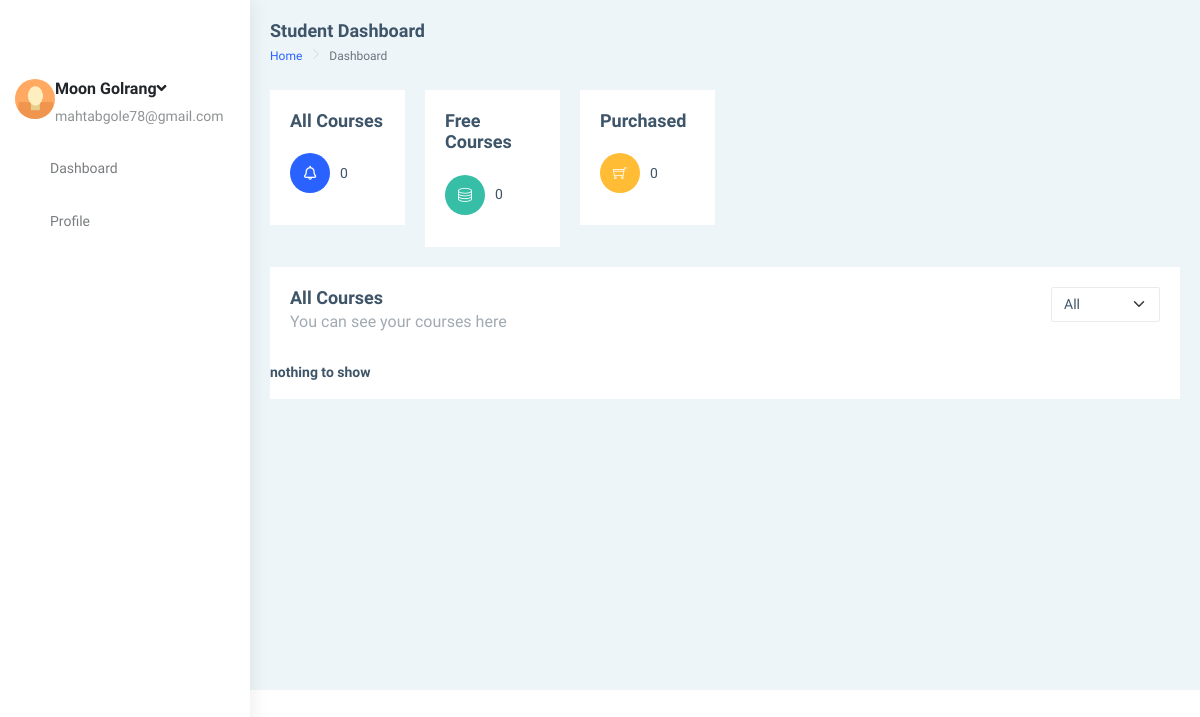
Page /accounts/userdashbord/main (signed in) on the earlier database version.
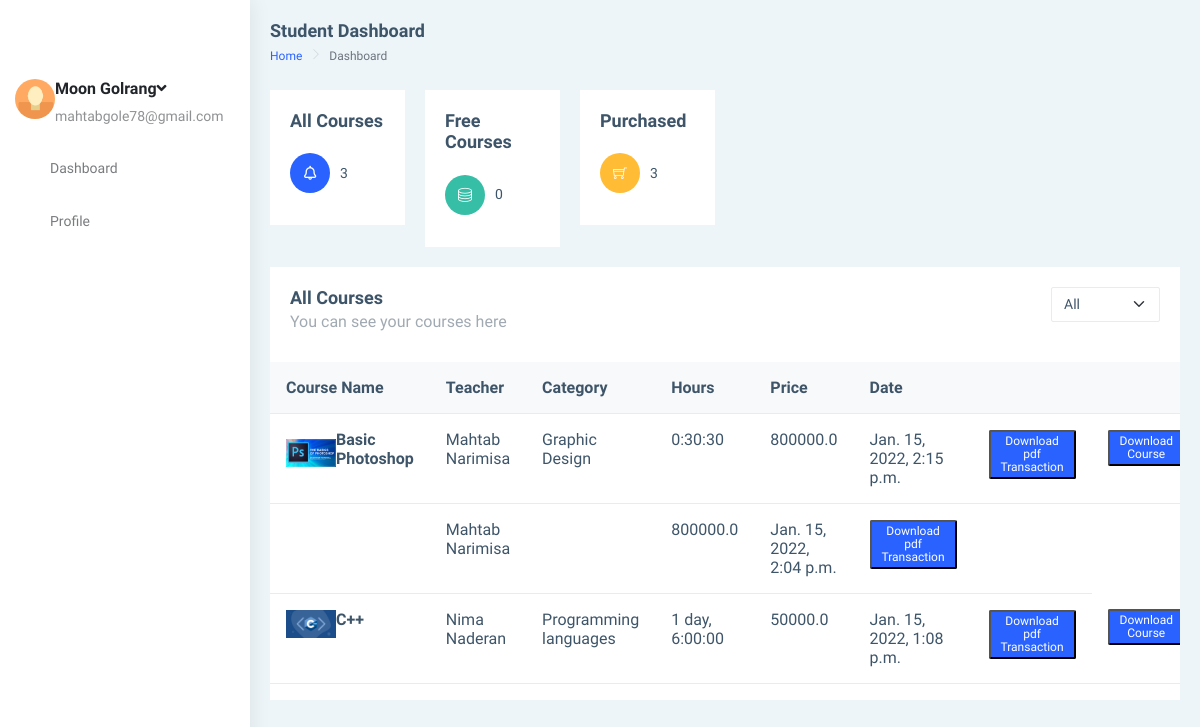
Same page on the later database version.
### mainSite/models.py (models this page shows, shortened)
class Course(models.Model):
    name = models.CharField(max_length=100, null=True)
    title = models.CharField(max_length=1000)
    price = models.FloatField(default=0)
    category = models.ManyToManyField(Category, related_name='category')
    subTittel = models.CharField(max_length=200, null=True)
    date_created = models.DateTimeField(auto_now_add=True, null=True)
    datepublished = models.DateTimeField(null=True)
    stutuses = (
        ('d', 'Draft'),
        ('p', 'Published'),
    )
    stutus = models.CharField(max_length=1, choices=stutuses, default='d')
    course_pic = models.ImageField(upload_to='courses/coverPictures/' ,null=True, blank=True)
    duration = models.DurationField(max_length=100, null=True)
    fileZip = models.FileField(
        upload_to='courses/zipFile/', null=True, blank=True)
    dlNumber = models.IntegerField(default=0)
    video = models.FileField(
        upload_to='courses/video/%y', null=True, blank=True)
    class Meta:
        ordering = ["-dlNumber"]

class Teacher (models.Model):
    phone = models.CharField(max_length=200, unique=True)
    date_created = models.DateTimeField(auto_now_add=True, null=True)
    user = models.OneToOneField(
        User, null=True, on_delete=models.CASCADE, related_name='teacher')
    profile_pic = models.ImageField(
        upload_to='teacher/profile/picture/', null=True, blank=True)
    course = models.ManyToManyField(Course, related_name='teacher')
    fildOfStudy = models.CharField(max_length=60, null=True)
    university = models.CharField(max_length=60, null=True)
    educations = (
        ('b', 'Bachelor'),
        ('bs', 'Bachelor Student'),
        ('m', 'Master'),
        ('ms', 'Master Student'),
        ('p', 'PHD'),
        ('ps', 'PHD Student'),
    )
    address=models.CharField(max_length=50, null=True)
    lastEducation = models.CharField(
        max_length=2, choices=educations, default='bs')
    documents = models.FileField(
        upload_to='teacher/documents/', null=True, blank=True)
    companiName1= models.CharField(max_length=50, null=True)
    jobSituation1= models.CharField(max_length=50, null=True)
    companiName2= models.CharField(max_length=50, null=True)
    jobSituation2= models.CharField(max_length=50, null=True)
    courseTitle1= models.CharField(max_length=50, null=True)
    courseTime1= models.CharField(max_length=50, null=True)
    courseTitle2= models.CharField(max_length=50, null=True)
    courseTime2= models.CharField(max_length=50, null=True)
    exteraInfo =models.CharField(max_length=200 , null=True)
    accepted =models.BooleanField(default=False)
    wallet=models.FloatField(default=0)

class Category(models.Model):
    name = models.CharField(max_length=200, null=True)
    category_pic = models.ImageField(upload_to='category/coverPictures/' ,null=True, blank=True)

class Transaction(models.Model):
    date_created = models.DateTimeField(auto_now_add=True, null=True)
    price =models.FloatField(default=0)
    course = models.ManyToManyField(Course, related_name='transaction')
    teacher = models.ManyToManyField(Teacher, related_name='transaction')
    customer= models.ManyToManyField(Customer, related_name='transaction')
    pdf =models.FileField( null=True, blank=True)
    class Meta:
        ordering = ["-date_created"]

### mainSite/decorators.py (the view)
        def wrapper_func(requset, *args , **kwargs):
            group = None
            if requset.user.groups.exists():
                group = requset.user.groups.all()[0].name
            if group == None:
                return HttpResponse("you are not authorized to view this page")
            if group in allowed_roles:
                 return view_func(requset, *args , **kwargs)
            else:
                return HttpResponse("you are not authorized to view this page")

### mainSite/views.py (called while the page is built)
@login_required
@allowed_users("customer")
def userdashboard(request):
    customer = request.user.customer
    allCours = customer.transaction.all()
    freeCours = allCours.filter(price=0)
    coursePurchased = allCours.filter(price__gt=0)
    context = {
        "customer": customer,
        "allCours": allCours,
        "freeCours": freeCours,
        "freeCoursSize": len(freeCours),
        "coursePurchased": coursePurchased,
        "coursePurchasedSize": coursePurchased.count(),
    }
    return render(request, 'userdashboard.html', context)

### templates/userdashboard.html (shortened to what the changed rows need)
{% extends 'basehtml.html' %}
{% load static %}
{%block body%}
<div id="main-wrapper" data-layout="vertical" data-navbarbg="skin5" data-sidebartype="full"
    data-sidebar-position="absolute" data-header-position="absolute" data-boxed-layout="full">
    <div class="page-wrapper">
        <div class="container-fluid">
            <div class="row">
                <div class="col-md-2">
                    <div class="card">
                        <div class="card-body">
                            <div class="feed-widget">
                                <ul class="list-style-none feed-body m-0 p-b-20">
                                    <li class="feed-item">
                                        <div class="feed-icon bg-info">
                                        </div>
                                        {{ allCours.count}}
                                    </li>
                                </ul>
                            </div>
                        </div>
                    </div>
                </div>
                <div class="col-md-2">
                    <div class="card">
                        <div class="card-body">
                            <div class="feed-widget">
                                <ul class="list-style-none feed-body m-0 p-b-20">
                                    <li class="feed-item">
                                        <div class="feed-icon bg-warning"><i class="ti-shopping-cart"></i></div>
                                        {{ coursePurchasedSize}}
                                    </li>
                                </ul>
                            </div>
                        </div>
                    </div>
                </div>
            </div>
            <div class="row">
                <div class="col-12">
                    <div class="card">
                        <div class="table-responsive">
                            <table class="table v-middle">
                                    {% if allCours.count > 0 %}
                                     <thead>
                                    <tr class="bg-light">
                                        <th class="border-top-0">Course Name</th>
                                        <th class="border-top-0">Teacher</th>
                                        <th class="border-top-0">Category</th>
                                        <th class="border-top-0">Hours</th>
                                        <th class="border-top-0">Price</th>
                                        <th class="border-top-0">Date</th>
                                        <th class="border-top-0"></th>
                                        <th class="border-top-0"></th>
                                    </tr>
                                </thead>
                                <tbody>
                                    {% for t in allCours %}
                                    <tr>
                                        <td>
                                            <div class="d-flex align-items-center">
                                                <div class="m-r-10">
                                                    {% for course in t.course.all %}
                                                    {% if course.course_pic %}
                                                    <div class="user-pic"><img src="{{course.course_pic.url}}" alt="users"
                                                         width="50" /></div>
                                                    {% endif %}
                                                    {% endfor %}
                                                </div>
                                                <div class="">
                                                    {% for course in t.course.all %}
                                                        <h4 class="m-b-0 font-16">{{ course.name }}</h4>
                                                     {% endfor %}
                                                </div>
                                            </div>
                                        </td>
                                        {% for teacher in t.teacher.all %}
                                        <td>{{ teacher.user.get_full_name }}</td>
                                        {% endfor %}
                                        {% for course in t.course.all %}
                                        {% for category in course.category.all %}
                                        <td>{{ category.name }}</td>
                                        {% endfor %}
                                        {% endfor %}
                                        <td>
                                            {% for course in t.course.all %}
                                            {{course.duration}}
                                            {% endfor %}
                                        </td>
                                        <td>{{t.price}}</td>
                                        <td>{{t.date_created}} </td>
                                        <td>
                                            {%if t.pdf%}
                                            <button class="label label-info"><a href={{t.pdf.url}} style="color: white;text-decoration: none;">Download pdf Transaction</a></button>
                                            {%endif%}
                                        </td>
                                        <td>
                                            {% for course in t.course.all %}
                                            {%if course.fileZip%}
                                                 <button class="label label-info"><a href={{course.fileZip.url}} style="color: white;text-decoration: none;">Download Course</a></button>
                                             {%endif%}
                                             {% endfor %}
                                                </td>
                                    </tr>
                                    {% endfor %}
                                    {% else %}
                                    <div class ="row"> <strong>           nothing to show    </strong></div>
                                    {% endif %}
                                </tbody>
                            </table>
                        </div>
                    </div>
                </div>
            </div>
        </div>
    </div>
    {% endblock %}

Differences in the rows shown:
added Transaction: price "800000.0", date_created "Jan. 15, 2022, 2:15 p.m."
added Course: course_pic (placeholder picture), name "Basic Photoshop", duration "0:30:30"
now on this page (row edited): Teacher: user.get_full_name "Mahtab Narimisa"
now on this page (row unchanged): Category: name "Graphic Design"
added Transaction: price "800000.0", date_created "Jan. 15, 2022, 2:04 p.m."
added Transaction: price "50000.0", date_created "Jan. 15, 2022, 1:08 p.m."
now on this page (row edited): Course: course_pic (picture), name "C++", duration "1 day, 6:00:00"
now on this page (row edited): Teacher: user.get_full_name "Nima Naderan", shown under "50000.0"
now on this page (row unchanged): Category: name "Programming languages"
Other differences:
{{ allCours.count }}: "0" → "3"
{{ coursePurchasedSize }}: "0" → "3"
text no longer shown: "nothing to show"
text now shown: "Course Name Teacher Category Hours Price Date"
